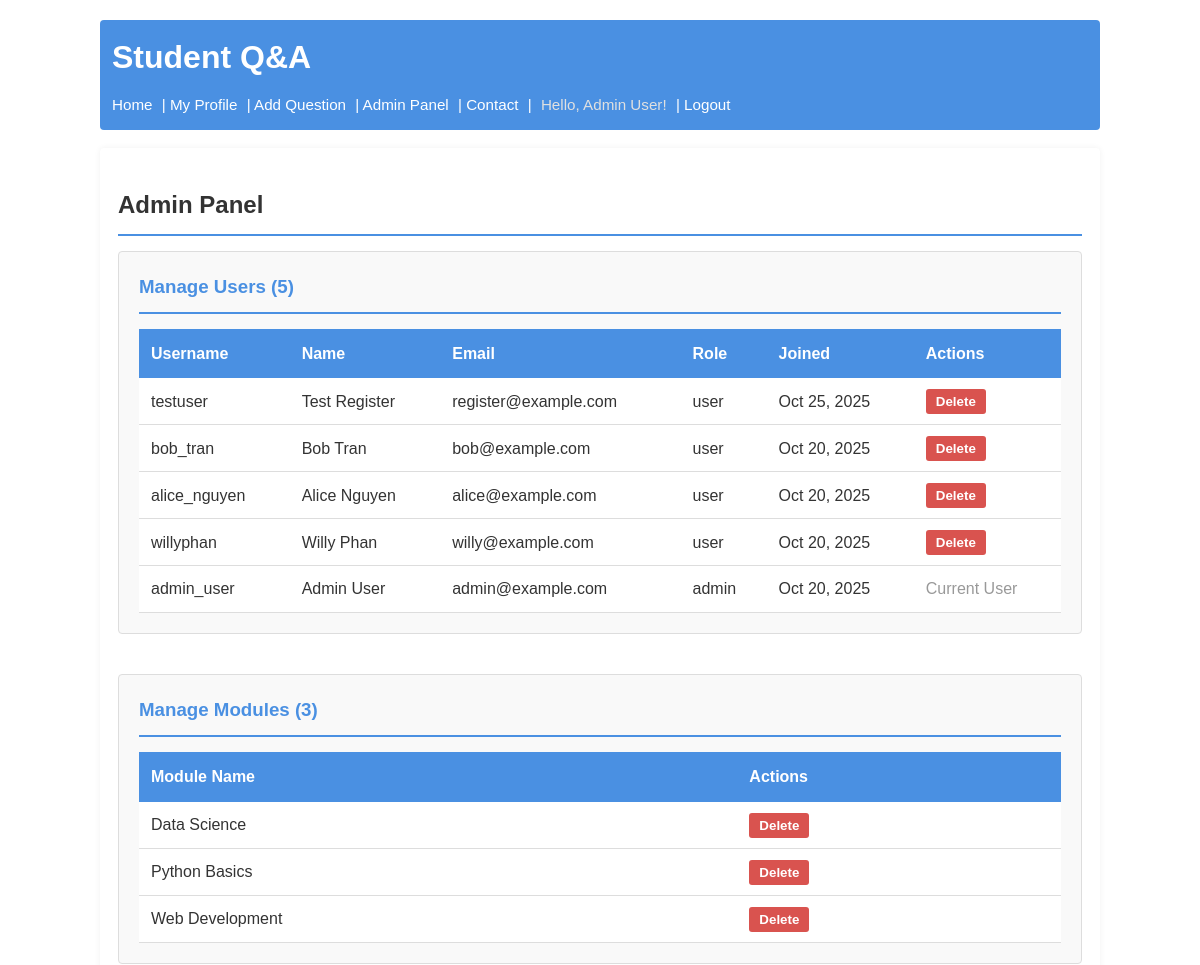
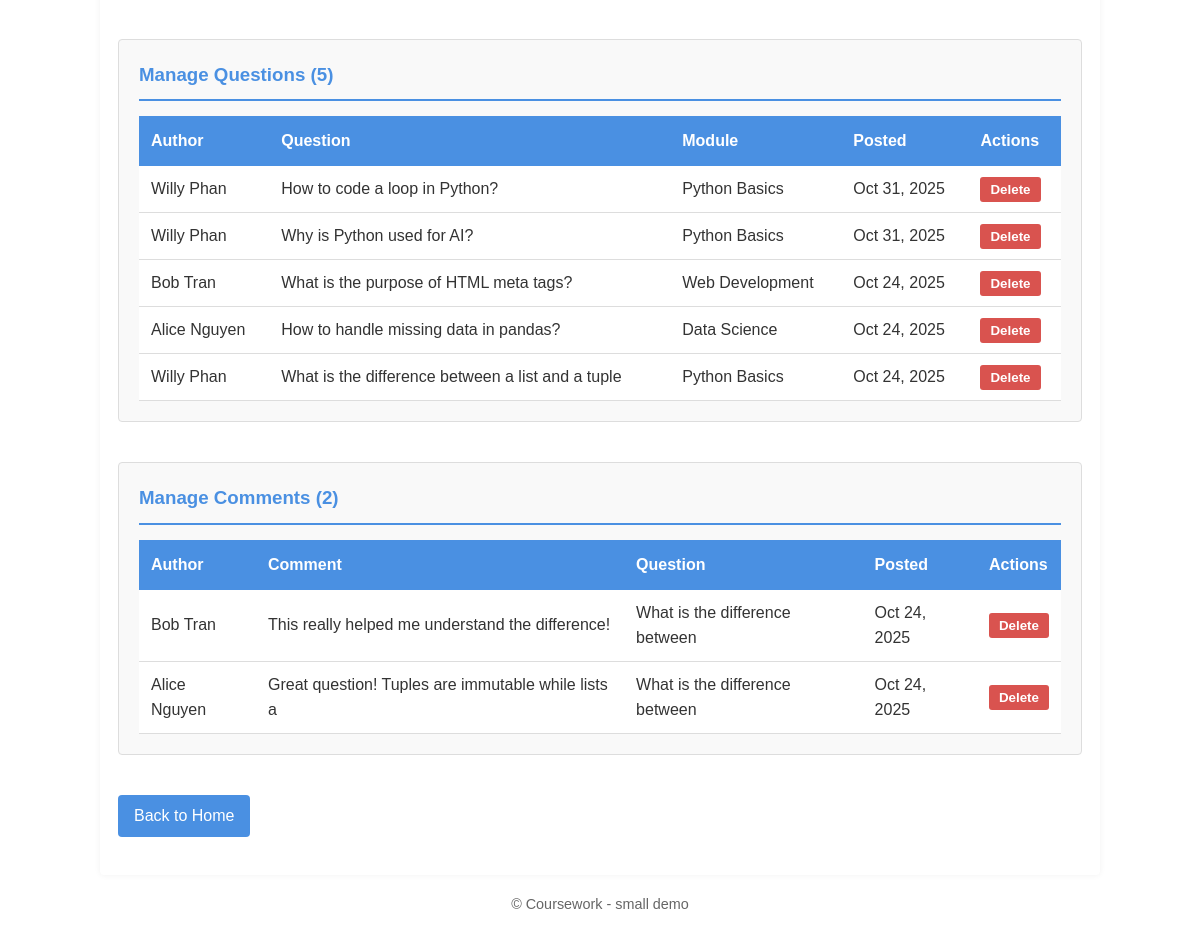
The app's page /admin/admin_panel.php (signed in), older data (2 pictures, top to bottom).
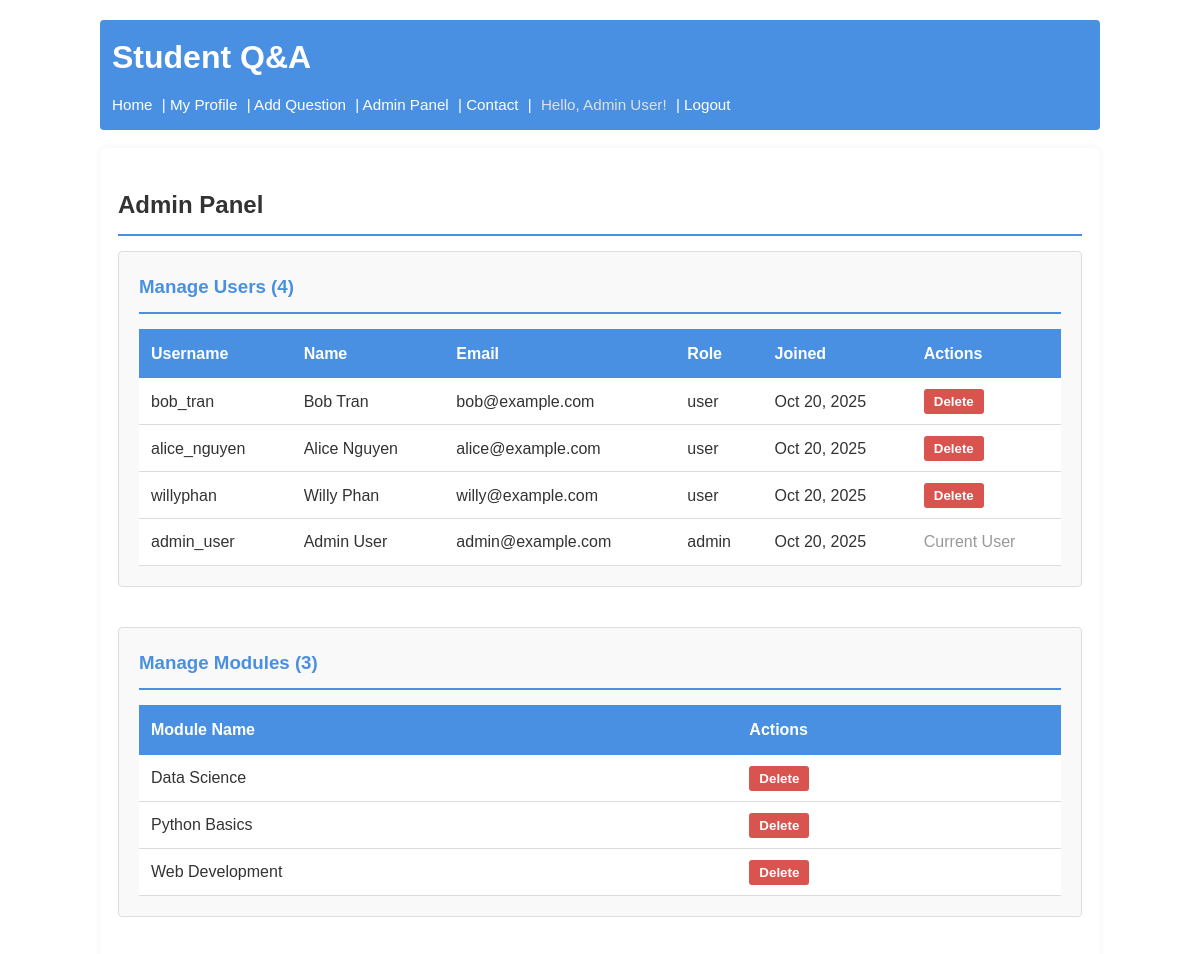
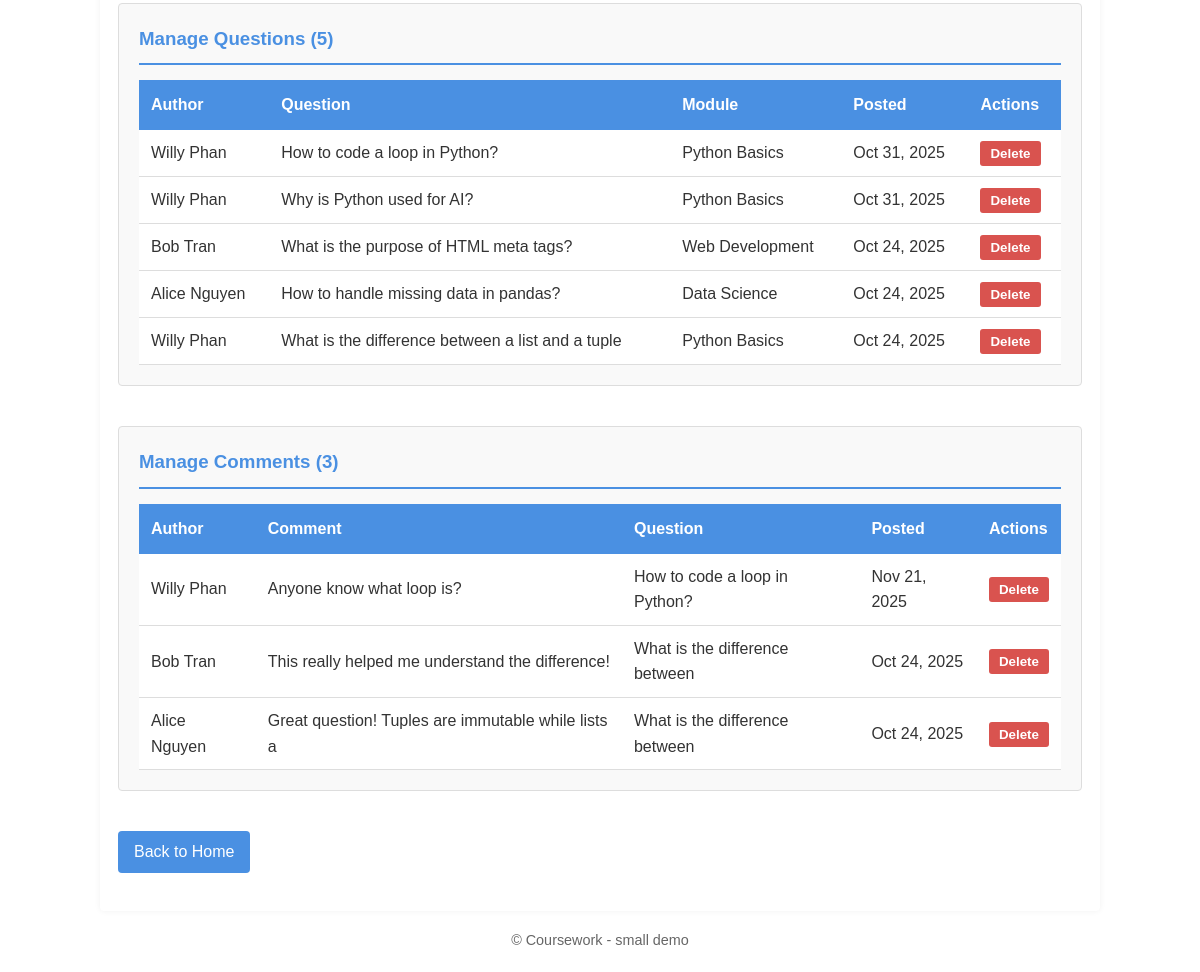
The same page, newer data (2 pictures, top to bottom).
### tables this page shows
CREATE TABLE `user` (
  `id` int(11) NOT NULL,
  `username` varchar(100) NOT NULL,
  `name` varchar(100) NOT NULL,
  `email` varchar(100) NOT NULL,
  `password` varchar(255) NOT NULL,
  `role` enum('user','admin') NOT NULL DEFAULT 'user',
  `avatar` varchar(255) DEFAULT NULL,
  `created_at` datetime NOT NULL DEFAULT current_timestamp()
);

CREATE TABLE `module` (
  `id` int(11) NOT NULL,
  `name` varchar(100) NOT NULL
);

CREATE TABLE `question` (
  `id` int(11) NOT NULL,
  `text` text NOT NULL,
  `date` datetime NOT NULL,
  `userid` int(11) DEFAULT NULL,
  `moduleid` int(11) DEFAULT NULL,
  `img` varchar(255) DEFAULT NULL
);

CREATE TABLE `comment` (
  `id` int(11) NOT NULL,
  `text` text NOT NULL,
  `date` datetime NOT NULL DEFAULT current_timestamp(),
  `userid` int(11) NOT NULL,
  `questionid` int(11) NOT NULL
);

### admin/admin_panel.php (called while the page is built, shortened)
<?php
require __DIR__ . '/../includes/DatabaseConnection.php';
require __DIR__ . '/../includes/DataBaseFunctions.php';
$allUsers = getAllUsers($pdo);
$allModules = allModules($pdo);
$allQuestions = allQuestions($pdo);
$sql = "SELECT c.id, c.text, c.date, c.userid, c.questionid, u.username, u.name, q.text AS questiontext
        FROM comment c
        LEFT JOIN `user` u ON c.userid = u.id
        LEFT JOIN question q ON c.questionid = q.id
        ORDER BY c.date DESC";
$stmt = $pdo->prepare($sql);
$stmt->execute();
$allComments = $stmt->fetchAll();
include __DIR__ . '/../templates/admin_panel.php';
$output = ob_get_clean();
include __DIR__ . '/../templates/layout.php';
?>

### includes/DataBaseFunctions.php (called while the page is built, shortened)
<?php
function getCurrentUser() {
    return $_SESSION['user'] ?? null;
}
function isLoggedIn() {
    return isset($_SESSION['user']);
}
function isAdmin() {
    return isset($_SESSION['user']) && $_SESSION['user']['role'] === 'admin';
}
function getAllUsers($pdo) {
    $sql = "SELECT id, username, name, email, role, avatar, created_at FROM `user` ORDER BY created_at DESC";
    return query($pdo, $sql)->fetchAll();
}
function query($pdo, $sql, $params = []) {
    $stmt = $pdo->prepare($sql);
    $stmt->execute($params);
    return $stmt;
}
function allQuestions($pdo) {
    $sql = "SELECT q.id, q.text AS questiontext, q.date, q.img, q.userid, q.moduleid,
                   m.name AS modulename, u.name AS name, u.username AS username, u.avatar
            FROM question q
            LEFT JOIN module m ON q.moduleid = m.id
            LEFT JOIN `user` u ON q.userid = u.id
            ORDER BY q.date DESC";
    return query($pdo, $sql)->fetchAll();
}
function allModules($pdo) {
    return query($pdo, 'SELECT id, name FROM module ORDER BY name')->fetchAll();
}
?>

### templates/admin_panel.php (the view, shortened to what the changed rows need)
<div class="admin-panel">
    <h2>Admin Panel</h2>
    <div class="admin-section">
        <h3>Manage Users (<?=count($allUsers)?>)</h3>
        <div class="table-responsive">
            <table class="admin-table">
                <thead>
                    <tr>
                        <th>Username</th>
                        <th>Name</th>
                        <th>Email</th>
                        <th>Role</th>
                        <th>Joined</th>
                        <th>Actions</th>
                    </tr>
                </thead>
                <tbody>
                    <?php foreach ($allUsers as $u): ?>
                        <tr>
                            <td><?=htmlspecialchars($u['username'])?></td>
                            <td><?=htmlspecialchars($u['name'])?></td>
                            <td><?=htmlspecialchars($u['email'])?></td>
                            <td><?=htmlspecialchars($u['role'])?></td>
                            <td><?=htmlspecialchars(date('M d, Y', strtotime($u['created_at'])))?></td>
                            <td>
                                <?php if ($u['id'] != getCurrentUser()['id']): ?>
                                    <form action="" method="post" style="display:inline;">
                                        <input type="submit" value="Delete" onclick="return confirm('Delete this user? This will also delete their questions and comments.');" style="background:#d9534f; color:white; border:none; padding:5px 10px; border-radius:3px; cursor:pointer;">
                                    </form>
                                <?php else: ?>
                                    <span style="color:#999;">Current User</span>
                                <?php endif; ?>
                            </td>
                        </tr>
                    <?php endforeach; ?>
                </tbody>
            </table>
        </div>
    </div>
    <div class="admin-section">
        <div class="table-responsive">
            <table class="admin-table">
                <thead>
                    <tr>
                        <th>Module Name</th>
                        <th>Actions</th>
                    </tr>
                </thead>
                <tbody>
                    <?php foreach ($allModules as $m): ?>
                        <tr>
                            <td><?=htmlspecialchars($m['name'])?></td>
                            <td>
                                <form action="" method="post" style="display:inline;">
                                    <input type="submit" value="Delete" onclick="return confirm('Delete this module? Questions assigned to it will become unassigned.');" style="background:#d9534f; color:white; border:none; padding:5px 10px; border-radius:3px; cursor:pointer;">
                                </form>
                            </td>
                        </tr>
                    <?php endforeach; ?>
                </tbody>
            </table>
        </div>
    </div>
    <div class="admin-section">
        <div class="table-responsive">
            <table class="admin-table">
                <thead>
                    <tr>
                        <th>Author</th>
                        <th>Question</th>
                        <th>Module</th>
                        <th>Posted</th>
                        <th>Actions</th>
                    </tr>
                </thead>
                <tbody>
                    <?php foreach ($allQuestions as $q): ?>
                        <tr>
                            <td><?=htmlspecialchars($q['name'] ?? 'Unknown')?></td>
                            <td><?=htmlspecialchars(substr($q['questiontext'], 0, 50))?></td>
                            <td><?=htmlspecialchars($q['modulename'] ?? 'Unassigned')?></td>
                            <td><?=htmlspecialchars(date('M d, Y', strtotime($q['date'])))?></td>
                            <td>
                                <form action="" method="post" style="display:inline;">
                                    <input type="submit" value="Delete" onclick="return confirm('Delete this question and its comments?');" style="background:#d9534f; color:white; border:none; padding:5px 10px; border-radius:3px; cursor:pointer;">
                                </form>
                            </td>
                        </tr>
                    <?php endforeach; ?>
                </tbody>
            </table>
        </div>
    </div>
    <div class="admin-section">
        <h3>Manage Comments (<?=count($allComments)?>)</h3>
        <div class="table-responsive">
            <table class="admin-table">
                <thead>
                    <tr>
                        <th>Author</th>
                        <th>Comment</th>
                        <th>Question</th>
                        <th>Posted</th>
                        <th>Actions</th>
                    </tr>
                </thead>
                <tbody>
                    <?php foreach ($allComments as $c): ?>
                        <tr>
                            <td><?=htmlspecialchars($c['name'] ?? 'Unknown')?></td>
                            <td><?=htmlspecialchars(substr($c['text'], 0, 50))?></td>
                            <td><?=htmlspecialchars(substr($c['questiontext'] ?? '', 0, 30))?></td>
                            <td><?=htmlspecialchars(date('M d, Y', strtotime($c['date'])))?></td>
                            <td>
                                <form action="" method="post" style="display:inline;">
                                    <input type="submit" value="Delete" onclick="return confirm('Delete this comment?');" style="background:#d9534f; color:white; border:none; padding:5px 10px; border-radius:3px; cursor:pointer;">
                                </form>
                            </td>
                        </tr>
                    <?php endforeach; ?>
                </tbody>
            </table>
        </div>
    </div>
</div>

### templates/layout.php (shortened to what the changed rows need)
<!DOCTYPE html>
<html lang="en">
<head>
    <link rel="stylesheet" href="styles.css">
</head>
<body>
    <header>
        <h1>Student Q&amp;A</h1>
        <nav>
            <a href="<?php echo (strpos($_SERVER['PHP_SELF'], '/admin/') !== false) ? '../index.php' : 'index.php'; ?>">Home</a> |
            <?php if (isLoggedIn()): ?>
                <a href="profile.php?username=<?=htmlspecialchars(getCurrentUser()['username'])?>">My Profile</a> |
                <a href="admin/addquestion.php">Add Question</a> |
                <?php if (isAdmin()): ?>
                    <a href="admin/admin_panel.php">Admin Panel</a> |
                <?php endif; ?>
                <a href="contact.php">Contact</a> |
                <span>Hello, <?=htmlspecialchars(getCurrentUser()['name'])?>!</span> |
                <a href="logout.php">Logout</a>
            <?php else: ?>
                <a href="login.php">Login</a> |
                <a href="register.php">Register</a> |
                <a href="contact.php">Contact</a>
            <?php endif; ?>
        </nav>
    </header>
    <main>
        <?=$output?>
    </main>
</body>
</html>

Row changes from the older to the newer data that the page shows:
removed user: username "testuser", name "Test Register", email "register@example.com", role "user", created_at "Oct 25, 2025"
added comment: userid.name "Willy Phan", text "Anyone know what loop is?", questionid.text "How to code a loop in Python?", date "Nov 21, 2025"
Text that changed along with them:
count($allUsers): "5" → "4"
count($allComments): "2" → "3"
